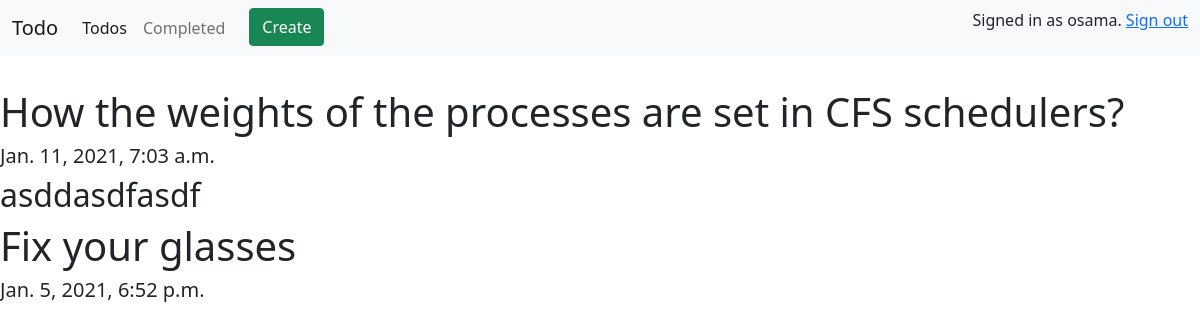
Before: / (signed in) with the older database file.
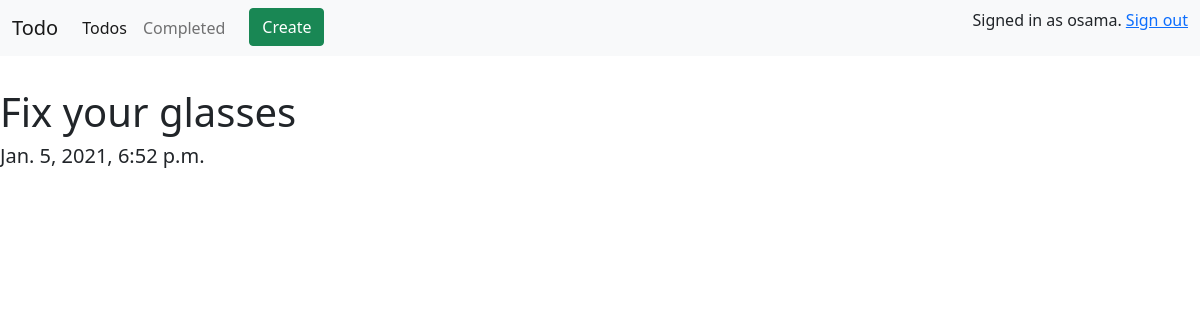
After: the same page with the newer database file.
### todo/models.py (models this page shows, shortened)
class Todo(models.Model):
    title = models.CharField(max_length=200)
    memo = models.TextField(blank=True)
    date_created = models.DateTimeField(auto_now_add=True)
    date_completed = models.DateTimeField(blank=True, null=True)
    is_important = models.BooleanField(default=False)
    user = models.ForeignKey(User, on_delete=models.CASCADE)

### todo/views.py (the view)
# urls.py: 2. Add a URL to urlpatterns:  path('', views.home, name='home')
def home(request):
    if request.user.is_authenticated:
        return todos(request)
    return homepage(request)

### todo/views.py (called while the page is built)
def todos(request):
    if request.user.is_authenticated:
        request.session['prev_page'] = 'todos'
        todos_list = Todo.objects.filter(user=request.user, date_completed__isnull=True).order_by('-date_created')
        return render(request, 'todo/todos.html', {'title': 'Todos', 'todos': todos_list})
    return need_signin_first(request, 'todos')

### todo/templates/todo/todos.html
{% extends 'todo/base.html' %}
{% block content %}
    {% for todo in todos %}
        {% if todo.is_important %}<strong>{% endif %}
        <h1>{{ todo.title }}</h1>
        {% if todo.is_important %}</strong>{% endif %}
        <h5>{{ todo.date_created }}</h5>
        <h2>{{ todo.memo|truncatechars:100 }}</h2>
    {% endfor %}
{% endblock %}

Changed rows visible on the page:
no longer on this page (row edited): Todo: title "How the weights of the processes are set in CFS schedulers?", date_created "Jan. 11, 2021, 7:03 a.m.", memo "asddasdfasdf"
